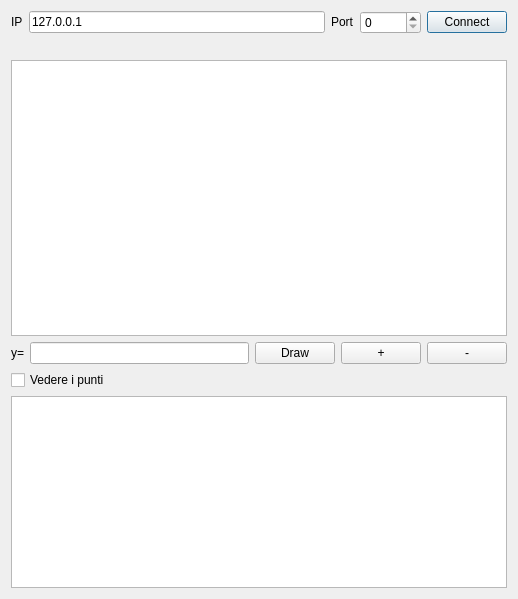
<?xml version="1.0" encoding="UTF-8"?>
<ui version="4.0">
 <class>client</class>
 <widget class="QDialog" name="client">
  <property name="geometry">
   <rect>
    <x>0</x>
    <y>0</y>
    <width>518</width>
    <height>599</height>
   </rect>
  </property>
  <property name="windowTitle">
   <string>client</string>
  </property>
  <layout class="QVBoxLayout" name="verticalLayout">
   <item>
    <layout class="QHBoxLayout" name="horizontalLayout">
     <item>
      <widget class="QLabel" name="labelIp">
       <property name="sizePolicy">
        <sizepolicy hsizetype="Fixed" vsizetype="Fixed">
         <horstretch>0</horstretch>
         <verstretch>0</verstretch>
        </sizepolicy>
       </property>
       <property name="text">
        <string>IP</string>
       </property>
      </widget>
     </item>
     <item>
      <widget class="QLineEdit" name="ip">
       <property name="text">
        <string>127.0.0.1</string>
       </property>
      </widget>
     </item>
     <item>
      <widget class="QLabel" name="labelPort">
       <property name="sizePolicy">
        <sizepolicy hsizetype="Fixed" vsizetype="Fixed">
         <horstretch>0</horstretch>
         <verstretch>0</verstretch>
        </sizepolicy>
       </property>
       <property name="text">
        <string>Port</string>
       </property>
      </widget>
     </item>
     <item>
      <widget class="QSpinBox" name="port">
       <property name="maximum">
        <number>65500</number>
       </property>
      </widget>
     </item>
     <item>
      <widget class="QPushButton" name="ConnectButton">
       <property name="text">
        <string>Connect</string>
       </property>
      </widget>
     </item>
    </layout>
   </item>
   <item>
    <widget class="QLabel" name="stato">
     <property name="text">
      <string/>
     </property>
    </widget>
   </item>
   <item>
    <widget class="QGraphicsView" name="graphicsView"/>
   </item>
   <item>
    <layout class="QHBoxLayout" name="horizontalLayout_2">
     <item>
      <widget class="QLabel" name="label">
       <property name="sizePolicy">
        <sizepolicy hsizetype="Fixed" vsizetype="Fixed">
         <horstretch>0</horstretch>
         <verstretch>0</verstretch>
        </sizepolicy>
       </property>
       <property name="text">
        <string>y=</string>
       </property>
      </widget>
     </item>
     <item>
      <widget class="QLineEdit" name="equazione"/>
     </item>
     <item>
      <widget class="QPushButton" name="drawButton">
       <property name="text">
        <string>Draw</string>
       </property>
      </widget>
     </item>
     <item>
      <widget class="QPushButton" name="zoomIn">
       <property name="sizePolicy">
        <sizepolicy hsizetype="Minimum" vsizetype="Fixed">
         <horstretch>0</horstretch>
         <verstretch>0</verstretch>
        </sizepolicy>
       </property>
       <property name="text">
        <string>+</string>
       </property>
      </widget>
     </item>
     <item>
      <widget class="QPushButton" name="zoomOut">
       <property name="text">
        <string>-</string>
       </property>
      </widget>
     </item>
    </layout>
   </item>
   <item>
    <widget class="QCheckBox" name="checkBox">
     <property name="text">
      <string>Vedere i punti</string>
     </property>
    </widget>
   </item>
   <item>
    <widget class="QListWidget" name="listWidget">
     <property name="sizePolicy">
      <sizepolicy hsizetype="Expanding" vsizetype="Minimum">
       <horstretch>0</horstretch>
       <verstretch>0</verstretch>
      </sizepolicy>
     </property>
    </widget>
   </item>
  </layout>
 </widget>
 <layoutdefault spacing="6" margin="11"/>
 <resources/>
 <connections/>
</ui>
